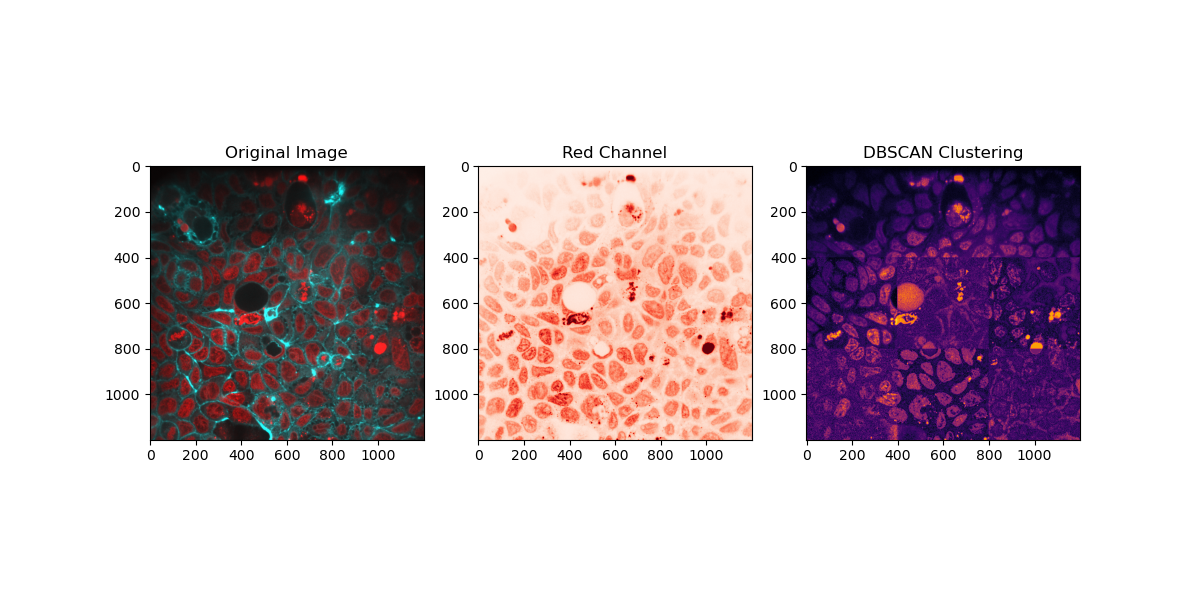
#> input picture firstout.png, 1200 x 600 px, given as the content of the folder ../control_images/, which was not available
$ jupyter execute --allow-errors final_code.ipynb
#> lines starting #> are read from the running program, lines starting #| are printed output that depends on the picture; pictures that were not available may be replaced by others from this repository, and a replacement may not be noted
#> in show_image, image is the input picture: shape (600, 1200, 4); mean R, G, B, A 211.8, 199.3, 204.3, 255
### liams_funcs.py
# [38 lines left out: function show_image, not called in this run]

###

def perform_hist_equalisation(image, nbins=256):
#> called with nbins = 256
    from skimage.exposure import equalize_hist
    from numpy import stack

    red_corrected = equalize_hist(image[:,:,0], nbins=nbins)
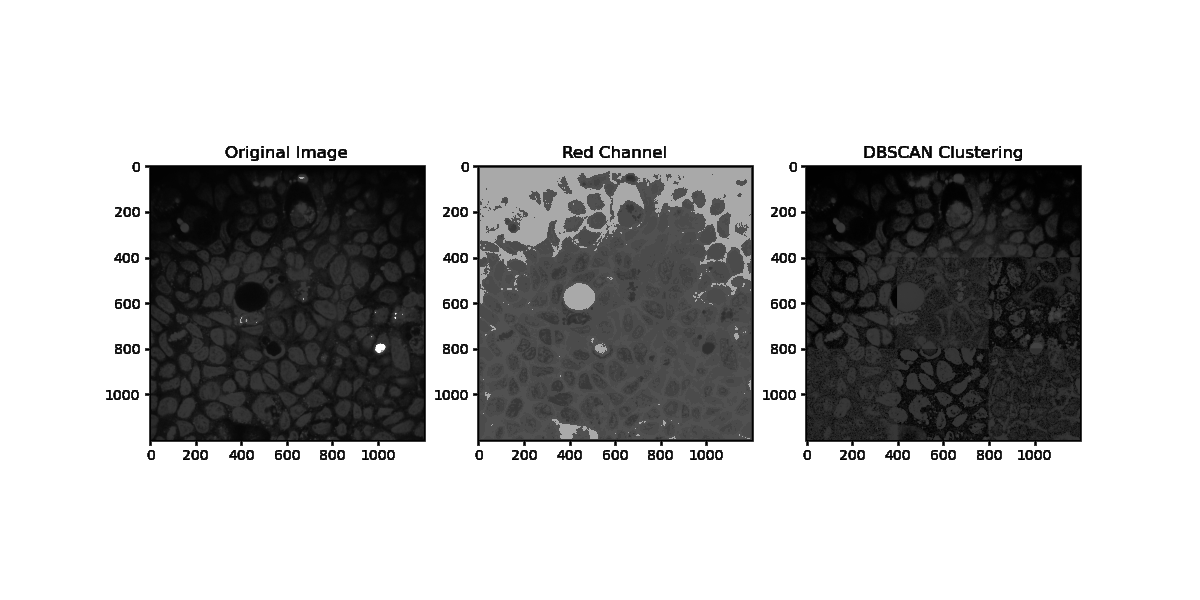
#> red_corrected: shape (600, 1200) float32; min 0.006, max 1, mean 0.733
    blue_corrected = equalize_hist(image[:,:,2], nbins=nbins)
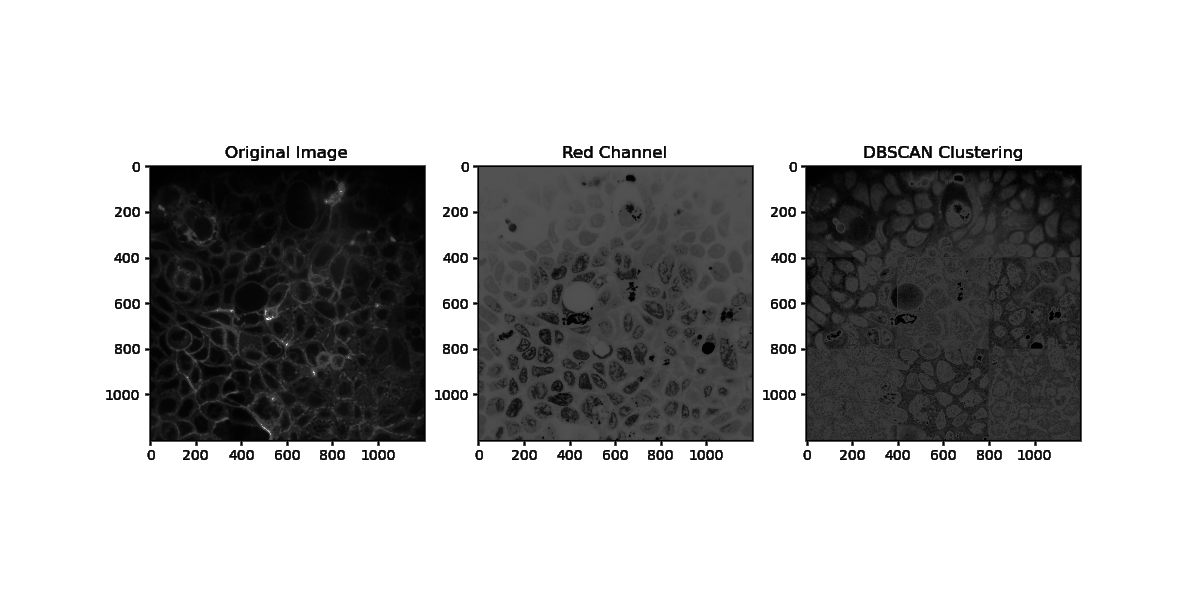
#> blue_corrected: shape (600, 1200) float32; min 0.00578, max 1, mean 0.724

    return stack([red_corrected, blue_corrected, blue_corrected], axis=2)
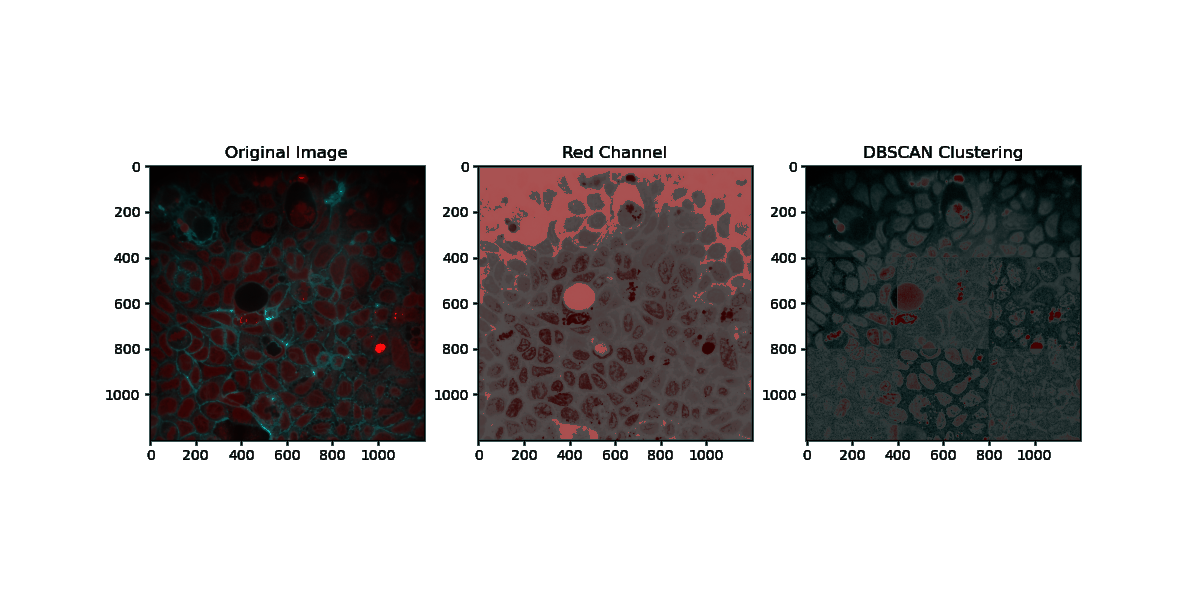
#> returned value: shape (600, 1200, 3) float32; mean of channels 0, 1, 2 0.733, 0.724, 0.724; drawn as R, G, B

def perform_adapthist_equalisation(image, nbins=256):
#> called with nbins = 256
    from skimage.exposure import equalize_adapthist
    from numpy import stack

    red_corrected = equalize_adapthist(image[:,:,0], nbins=nbins)
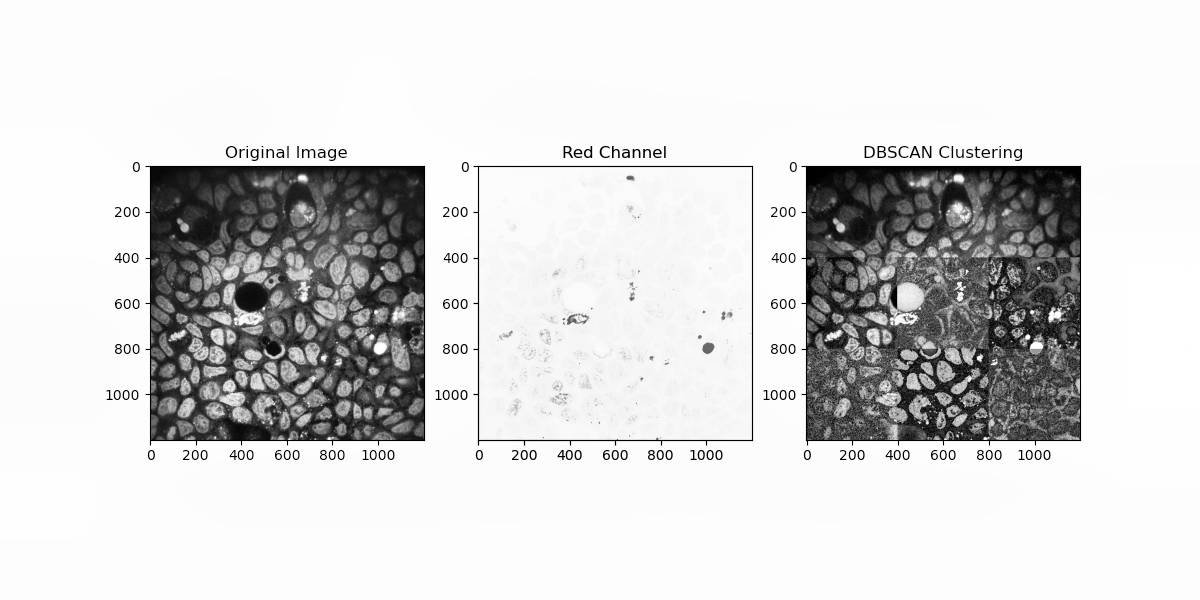
#> red_corrected: shape (600, 1200) float32; min 0, max 1, mean 0.845
    blue_corrected = equalize_adapthist(image[:,:,2], nbins=nbins)
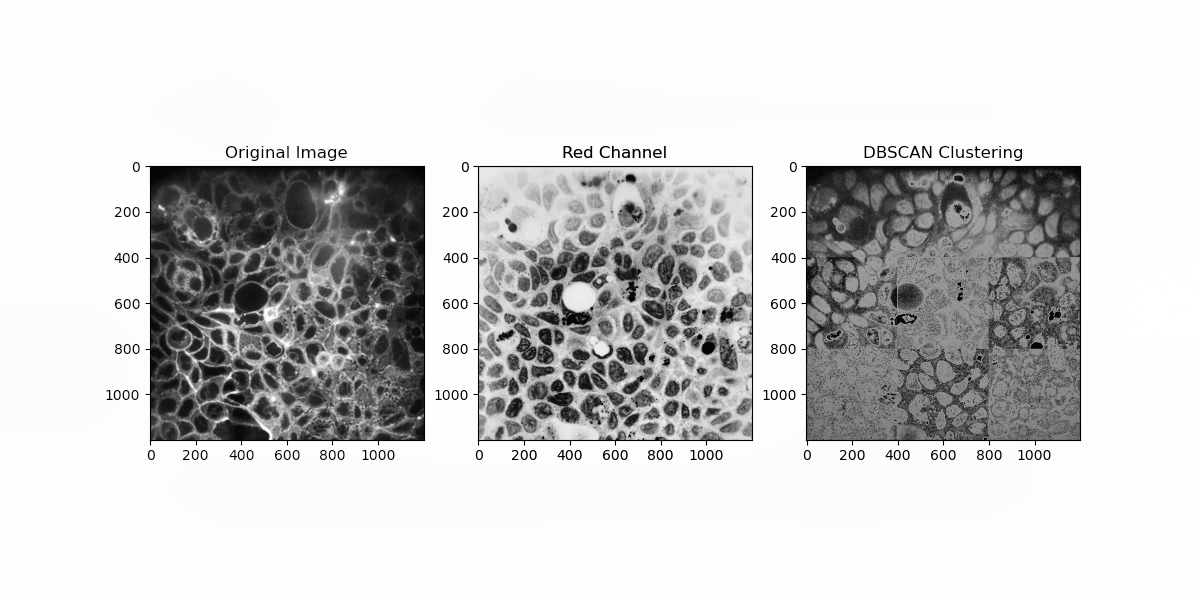
#> blue_corrected: shape (600, 1200) float32; min 0, max 1, mean 0.814

    return stack([red_corrected, blue_corrected, blue_corrected], axis=2)
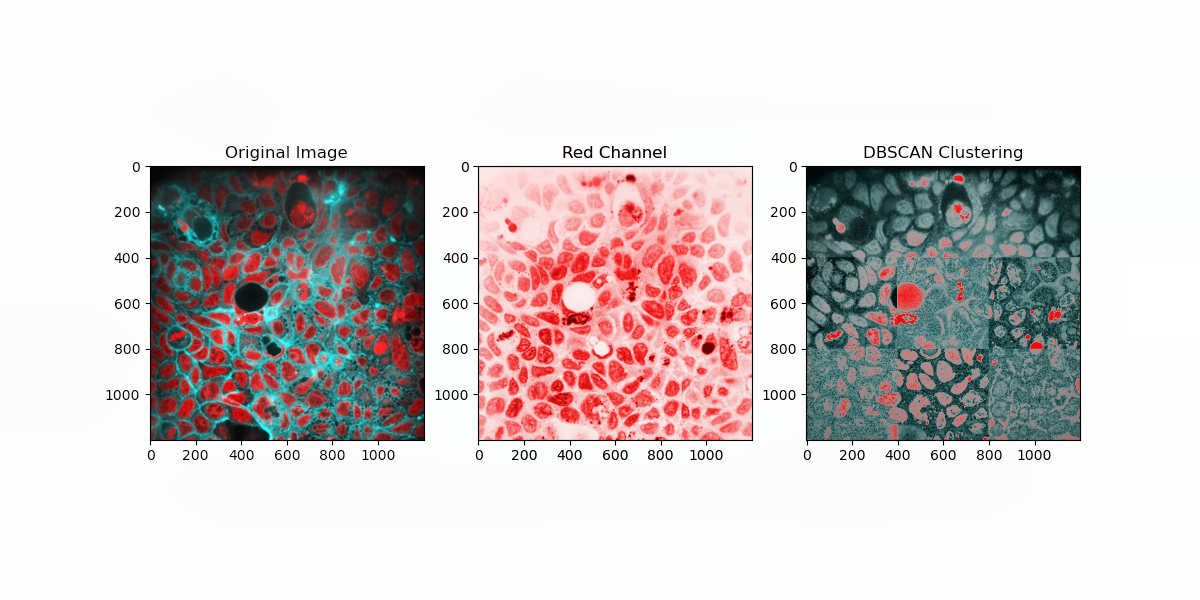
#> returned value: shape (600, 1200, 3) float32; mean of channels 0, 1, 2 0.847, 0.816, 0.816; drawn as R, G, B

###

# [9 lines left out: function remove_borders, not called in this run]

def get_mask_levels(masks, start:int=1):
    from numpy import arange, array
    return array([l for l in arange(start, masks.max()+1) if (masks == l).any()])

def get_generations(levels):
    from numpy import array
    return array([l // 1000 for l in levels])

# [32 lines left out: functions decompose_masks, evaluate_roundness, evaluate_colour, not called in this run]

###

### final_code.ipynb
[cell 1]
import numpy as np
import matplotlib.pyplot as plt
from tqdm import tqdm
import os
from liams_funcs import *
from skimage import io
from PIL.Image import fromarray

[cell 2]
def show_image(image_path, save_to=None):
    image = io.imread(image_path)
    plt.imshow(image)
    plt.axis('off')
    if save_to:
        plt.savefig(save_to, bbox_inches='tight')
    plt.show()

# Define directories
control_dir = '../control_images/'
penetramax_dir = '../penetramax_images/'

# List files in directories
control_fnames = [control_dir + fname for fname in os.listdir(control_dir)]
penetramax_fnames = [penetramax_dir + fname for fname in os.listdir(penetramax_dir)]

# Debug: print the filenames to ensure they are correct
print("Control filenames:", control_fnames)
print("Penetramax filenames:", penetramax_fnames)

# Show and save the first image from control_fnames
show_image(control_fnames[0], save_to='test.png')

[cell 3]
dir_hist = '../corrected_images/hist_correction/'
dir_adapthist = '../corrected_images/adapthist_correction/'

[cell 4]
for fname in control_fnames + penetramax_fnames:
    final_path = dir_hist + fname.split('/')[-1]

    im = perform_hist_equalisation(plt.imread(fname))
    im = (255 * im).astype(np.uint8)

    fromarray(im).save(final_path)

for fname in control_fnames + penetramax_fnames:
    final_path = dir_adapthist + fname.split('/')[-1]

    im = perform_adapthist_equalisation(plt.imread(fname))
    im = (255 * im).astype(np.uint8)

    fromarray(im).save(final_path)

[cell 5]
fname = control_fnames[0].split('/')[-1]

path1 = control_dir + fname
path2 = dir_hist + fname
path3 = dir_adapthist + fname

show_image(path1)
show_image(path2)
show_image(path3)

[cell 6]
fname = penetramax_fnames[0].split('/')[-1]

path1 = penetramax_dir + fname
path2 = dir_hist + fname
path3 = dir_adapthist + fname

show_image(path1)
show_image(path2)
show_image(path3)

[cell 7]
from cellpose import io, models

diameters = np.arange(10, 200+1, 10)
#> (the rest of this cell did not finish here and is left out)

[cell 8]
N_segments = []
Areas = []
#> (the rest of this cell did not finish here and is left out)

[cell 9]
fig, (l, r) = plt.subplots(1, 2, figsize=(12,4))

l.set_prop_cycle(plt.cycler('color', plt.cm.Reds(np.linspace(0.5, 1, len(control_fnames)))))
r.set_prop_cycle(plt.cycler('color', plt.cm.Blues(np.linspace(0.5, 1, len(control_fnames)))))


#> (the rest of this cell did not finish here and is left out)

[cell 10]
# [22 lines left out: functions rng_colour, plot_image_with_masks, not called in this run]

[cell 11]
all_masks = []
#> (the rest of this cell did not finish here and is left out)

[cell 12]
# [14 lines left out: function histogram_roundnesses, not called in this run]

#> (a cell that did not finish here is left out)

[cell 14]
# [6 lines left out: function binary_dilateNtimes, not called in this run]

def sequential_segmentation(fname, diams=[80, 80], N_dilations=5, threshold=0, show=False, save_to=None):
    from numpy import copy, uint8, arange, meshgrid
    from skimage.exposure import equalize_adapthist
    from cellpose import io

    image = io.imread(fname)
    im = copy(image)
    im[:,:,0] = (255 * equalize_adapthist(im[:,:,0])).astype(uint8)
    xx, yy = meshgrid(arange(image.shape[0]), arange(image.shape[1]))

    if show:
        fig, axes = plt.subplots(len(diams), 2, figsize=(8,4*len(diams)), dpi=300)
        plt.suptitle(fname.split('/')[-1])

    for i, diam in enumerate(diams):
        masks = models.Cellpose(model_type='nuclei', gpu=True).eval(im, channels=[1,0], diameter=diam, cellprob_threshold=threshold)[0]

        if show:
            axes[i,0].imshow(im, origin='lower')
            axes[i,1].imshow(image, origin='lower')

        if i == 0:
            combined_masks = masks
        else:
            combined_masks[masks != 0] = masks[masks != 0] + combined_masks.max()

        im[:,:,0][binary_dilateNtimes(combined_masks, N=N_dilations) != 0] = 0
        im[:,:,0] = (255 * equalize_adapthist(im[:,:,0])).astype(uint8)

        if show:
            axes[i,0].contour(xx, yy, masks, colors='gold', levels=arange(masks.max()+1), linewidths=0.3)
            axes[i,1].contour(xx, yy, masks, colors='gold', levels=arange(masks.max()+1), linewidths=0.1)

            axes[i,0].tick_params(left=False, labelleft=False, bottom=False, labelbottom=False)
            axes[i,1].tick_params(left=False, labelleft=False, bottom=False, labelbottom=False)

            axes[i,0].set_ylabel(f"{masks.max()} new masks @ D={diam} [pix]")
            axes[i,0].set_title("Input image"); axes[i,1].set_title("Original image")

    if show:
        plt.tight_layout()
        if save_to is not None:
            plt.savefig(save_to, bbox_inches='tight', dpi=300)
        plt.show()

    return combined_masks

[cell 15]
fname1 = '../control_images/001_z26.png'
fname2 = '../penetramax_images/011_z57.png'

#> (the rest of this cell did not finish here and is left out)

#> (a cell that did not finish here is left out)

#> (a cell that did not finish here is left out)

[cell 18]
import numpy as np
import matplotlib.pyplot as plt
from tqdm import tqdm
import pandas as pd

import os
from liams_funcs import *

from cellpose import models, io

[cell 19]
control_dir = '../control_images/'
penetramax_dir = '../penetramax_images/'

control_fnames = [control_dir + fname for fname in os.listdir(control_dir)]
penetramax_fnames = [penetramax_dir + fname for fname in os.listdir(penetramax_dir)]

[cell 20]
import os

# Directory paths
dir_hist = '../corrected_images/hist_correction/'
dir_adapthist = '../corrected_images/adapthist_correction/'

# Function to check if directory exists
def check_directory_exists(directory):
    try:
        if os.path.exists(directory) and os.path.isdir(directory):
            print(f"Directory exists: {directory}")
        else:
            raise NotADirectoryError(f"{directory} is not a valid directory.")
    except Exception as e:
        print(f"Error checking directory {directory}: {e}")

# Check if directories exist
check_directory_exists(dir_hist)
check_directory_exists(dir_adapthist)
check_directory_exists(penetramax_dir)
check_directory_exists(control_dir)

[cell 21]
diameters = np.arange(10, 200+1, 10)
#> (the rest of this cell did not finish here and is left out)

[cell 22]
fig, (l, r) = plt.subplots(1, 2, figsize=(12,4))

l.set_prop_cycle(plt.cycler('color', plt.cm.Reds(np.linspace(0.5, 1, len(control_fnames)))))
r.set_prop_cycle(plt.cycler('color', plt.cm.Blues(np.linspace(0.5, 1, len(control_fnames)))))


#> (the rest of this cell did not finish here and is left out)

[cell 23]
# [6 lines left out: function binary_dilateNtimes, not called in this run]

def sequential_segmentation(fname, diams=[80, 80], N_dilations=5, threshold=0, show=False, save_to=None):
    from numpy import copy, uint8, arange, meshgrid
    from skimage.exposure import equalize_adapthist
    from cellpose import io

    image = io.imread(fname)
    im = copy(image)
    im[:,:,0] = (255 * equalize_adapthist(im[:,:,0])).astype(uint8)
    xx, yy = meshgrid(arange(image.shape[0]), arange(image.shape[1]))

    if show:
        fig, axes = plt.subplots(len(diams), 2, figsize=(8,4*len(diams)), dpi=300)
        plt.suptitle(fname.split('/')[-1])

    for i, diam in enumerate(diams):
        masks = models.Cellpose(model_type='nuclei', gpu=True).eval(im, channels=[1,0], diameter=diam, cellprob_threshold=threshold)[0]

        if show:
            axes[i,0].imshow(im, origin='lower')
            axes[i,1].imshow(image, origin='lower')

        if i == 0:
            combined_masks = masks
        else:
            combined_masks[masks != 0] = masks[masks != 0] + combined_masks.max()

        im[:,:,0][binary_dilateNtimes(combined_masks, N=N_dilations) != 0] = 0
        im[:,:,0] = (255 * equalize_adapthist(im[:,:,0])).astype(uint8)

        if show:
            axes[i,0].contour(xx, yy, masks, colors='gold', levels=arange(masks.max()+1), linewidths=0.3)
            axes[i,1].contour(xx, yy, masks, colors='gold', levels=arange(masks.max()+1), linewidths=0.1)

            axes[i,0].tick_params(left=False, labelleft=False, bottom=False, labelbottom=False)
            axes[i,1].tick_params(left=False, labelleft=False, bottom=False, labelbottom=False)

            axes[i,0].set_ylabel(f"{masks.max()} new masks @ D={diam} [pix]")
            axes[i,0].set_title("Input image"); axes[i,1].set_title("Original image")

    if show:
        plt.tight_layout()
        if save_to is not None:
            plt.savefig(save_to, bbox_inches='tight', dpi=300)
        plt.show()

    return combined_masks

[cell 24]
# [51 lines left out: functions measure_coverage, cell_nucleus_segmentation, not called in this run]

def combined_segmentation(fname, cell_diams=[100, 100], nucleus_diams=[80, 80], threshold=0, show=False, correction=perform_adapthist_equalisation, min_coverage=0.99, save_to=None):
    from cellpose.io import imread
    from numpy import copy, stack, arange, meshgrid

    image = imread(fname)
    im = correction(copy(image))
    xx, yy = meshgrid(arange(image.shape[0]), arange(image.shape[1]))

    if show:
        fig, axes = plt.subplots(min([len(cell_diams), len(nucleus_diams)]), 2, figsize=(8,4*min([len(cell_diams), len(nucleus_diams)])), dpi=300)
        plt.suptitle(fname.split('/')[-1])

    for i, (cell_diam, nucleus_diam) in enumerate(zip(cell_diams, nucleus_diams)):
        cells, nuclei = cell_nucleus_segmentation(im, cell_diam=cell_diam, nucleus_diam=nucleus_diam, threshold=threshold, min_coverage=min_coverage)
        print(f"{cells.max()} new cell/nucleus pairs")

        if show:
            axes[i,0].imshow(im, origin='lower')
            axes[i,1].imshow(image, origin='lower')

        if i == 0:
            combined_cells = cells
            combined_nuclei = nuclei
        else:
            combined_cells[cells != 0] = cells[cells != 0] + combined_cells.max()
            combined_nuclei[nuclei != 0] = nuclei[nuclei != 0] + combined_nuclei.max()

        mask = (combined_cells != 0)
        channels = []
        for j in range(im.shape[2]):
            colour = im[:,:,j]
            colour[mask] = 0
            channels.append(colour)

        im = correction(stack(channels, axis=2))

        if show:
            axes[i,0].contour(xx, yy, cells, colors='fuchsia', levels=arange(combined_cells.max()+1), linewidths=0.3)
            axes[i,0].contour(xx, yy, nuclei, colors='gold', levels=arange(combined_nuclei.max()+1), linewidths=0.3)
            axes[i,1].contour(xx, yy, combined_cells, colors='fuchsia', levels=arange(combined_cells.max()+1), linewidths=0.3)
            axes[i,1].contour(xx, yy, combined_nuclei, colors='gold', levels=arange(combined_nuclei.max()+1), linewidths=0.3)

            axes[i,0].tick_params(left=False, labelleft=False, bottom=False, labelbottom=False)
            axes[i,1].tick_params(left=False, labelleft=False, bottom=False, labelbottom=False)

            axes[i,0].set_ylabel(f"{nuclei.max()} new masks")
            axes[i,0].set_title("Input image"); axes[i,1].set_title("Original image")

    if show:
        plt.tight_layout()
        if save_to is not None:
            plt.savefig(save_to, bbox_inches='tight', dpi=300)
        plt.show()

    return combined_cells, combined_nuclei

[cell 25]
fname1 = '../control_images/001_z26.png'
fname2 = '../penetramax_images/011_z57.png'

#> (a cell that did not finish here is left out)

#> (a cell that did not finish here is left out)

#> (a cell that did not finish here is left out)
